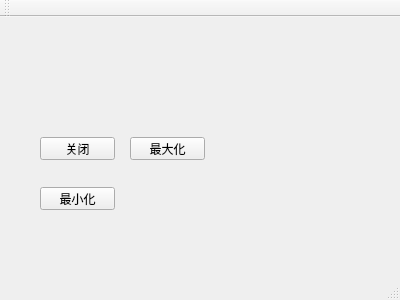
<?xml version="1.0" encoding="UTF-8"?>
<ui version="4.0">
 <class>MainWindow</class>
 <widget class="QMainWindow" name="MainWindow">
  <property name="geometry">
   <rect>
    <x>0</x>
    <y>0</y>
    <width>400</width>
    <height>300</height>
   </rect>
  </property>
  <property name="windowTitle">
   <string>MainWindow</string>
  </property>
  <widget class="QWidget" name="centralWidget">
   <widget class="QPushButton" name="btnClose">
    <property name="geometry">
     <rect>
      <x>40</x>
      <y>120</y>
      <width>75</width>
      <height>23</height>
     </rect>
    </property>
    <property name="text">
     <string>关闭</string>
    </property>
   </widget>
   <widget class="QPushButton" name="btnMin">
    <property name="geometry">
     <rect>
      <x>40</x>
      <y>170</y>
      <width>75</width>
      <height>23</height>
     </rect>
    </property>
    <property name="text">
     <string>最小化</string>
    </property>
   </widget>
   <widget class="QPushButton" name="btnMax">
    <property name="geometry">
     <rect>
      <x>130</x>
      <y>120</y>
      <width>75</width>
      <height>23</height>
     </rect>
    </property>
    <property name="text">
     <string>最大化</string>
    </property>
   </widget>
  </widget>
  <widget class="QMenuBar" name="menuBar">
   <property name="geometry">
    <rect>
     <x>0</x>
     <y>0</y>
     <width>400</width>
     <height>23</height>
    </rect>
   </property>
  </widget>
  <widget class="QToolBar" name="mainToolBar">
   <attribute name="toolBarArea">
    <enum>TopToolBarArea</enum>
   </attribute>
   <attribute name="toolBarBreak">
    <bool>false</bool>
   </attribute>
  </widget>
  <widget class="QStatusBar" name="statusBar"/>
 </widget>
 <layoutdefault spacing="6" margin="11"/>
 <resources/>
 <connections/>
</ui>
